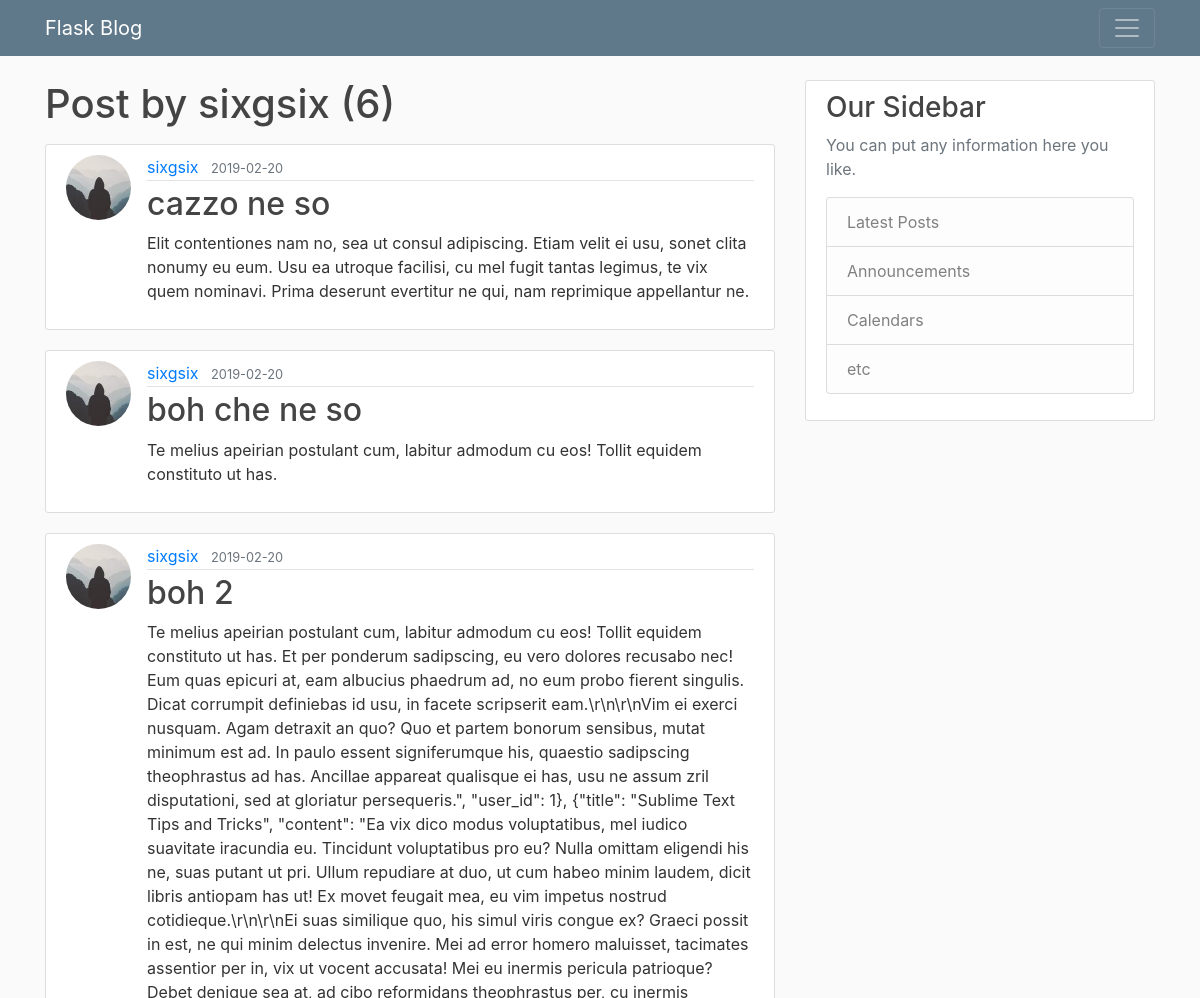
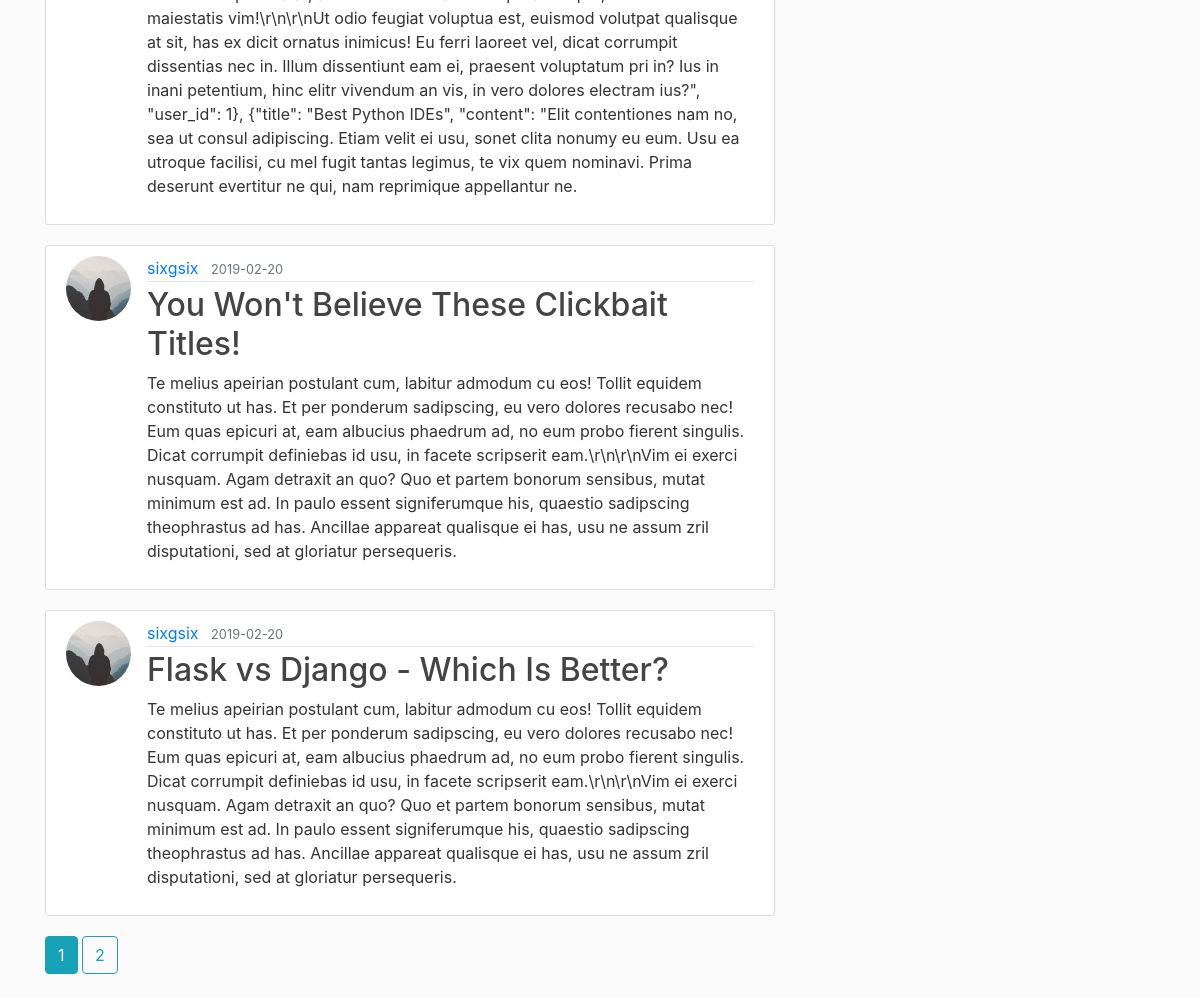
Screenshot of /user/sixgsix with the database file from the repository (2 pictures, top to bottom).
### flask_blog/models.py (models this page shows, shortened)
class User(db.Model, UserMixin):
    id = db.Column(db.Integer, primary_key=True)
    username = db.Column(db.String(20), unique=True, nullable=False)
    email = db.Column(db.String(120), unique=True, nullable=False)
    image_file = db.Column(db.String(20), nullable=False, default='default.jpg')
    password = db.Column(db.String(60), nullable=False)
    posts = db.relationship('Post', backref='author', lazy=True)

class Post(db.Model, UserMixin):
    id = db.Column(db.Integer, primary_key=True)
    title = db.Column(db.String(100), nullable=False)
    date_posted = db.Column(db.DateTime, nullable=False, default=datetime.utcnow)
    content = db.Column(db.Text, nullable=False)
    user_id = db.Column(db.Integer, db.ForeignKey('user.id'), nullable=False)

### flask_blog/users/routes.py (the view)
@users.route('/user/<string:username>')
def user_posts(username):
    page = request.args.get('page', 1, type=int)
    user = User.query.filter_by(username=username).first_or_404()
    posts = Post.query.filter_by(author=user)\
        .order_by(Post.date_posted.desc())\
        .paginate(page=page, per_page=5)
    return render_template('user_post.html', posts=posts, user=user)

### flask_blog/templates/user_post.html
{% extends "layout.html" %}
{% block content %}
    <h1 class="mb-3">Post by {{user.username}} ({{posts.total}})</h1>
    {% for post in posts.items %}
        <article class="media content-section">
            <img class="rounded-circle article-img" src="{{ url_for('static', filename='profile_pics/' + post.author.image_file) }}"/>
            <div class="media-body">
              <div class="article-metadata">
                <a class="mr-2" href="{{url_for('users.user_posts', username=post.author.username)}}">{{ post.author.username }}</a>
                <small class="text-muted">{{ post.date_posted.strftime('%Y-%m-%d') }}</small>
              </div>
              <h2><a class="article-title" href="{{ url_for('posts.post', post_id=post.id) }}">{{ post.title }}</a></h2>
              <p class="article-content">{{ post.content }}</p>
            </div>
        </article>
    {% endfor %}
    {% for page_num in posts.iter_pages(left_edge=1, right_edge=1, left_current=1, right_current=2) %}
        {% if page_num %}
            {% if posts.page == page_num %}
                <a class="btn btn-info mb-4" href="{{ url_for('users.user_posts', page=page_num, username=user.username) }}">{{ page_num }}</a>
            {% else %}
                <a class="btn btn-outline-info mb-4" href="{{ url_for('users.user_posts', page=page_num, username=user.username) }}">{{ page_num }}</a>
            {% endif %}
        {% else %}
            . . .
        {% endif %}
        {% endfor %}
{% endblock content %}

### flask_blog/static/main.css (style rules this page uses)
body { background: #fafafa; color: #333333; margin-top: 5rem; }
h1, h2, h3, h4, h5, h6 { color: #444444; }
.content-section { background: #ffffff; padding: 10px 20px; border: 1px solid #dddddd; border-radius: 3px; margin-bottom: 20px; }
.article-title { color: #444444; }
.article-content { white-space: pre-line; }
.article-img { height: 65px; width: 65px; margin-right: 16px; }
.article-metadata { padding-bottom: 1px; margin-bottom: 4px; border-bottom: 1px solid #e3e3e3 }

### rows the page displays
User: username "sixgsix"
Post: image_file (picture), author.username "sixgsix", date_posted "2019-02-20", title "cazzo ne so", content "Elit contentiones nam no, sea ut consul adipiscing. Etiam velit ei usu, sonet clita nonumy eu eum. Usu ea utroque facilisi, cu mel fugit tantas legimus, te vix quem nominavi. Prima deserunt evertitur ne qui, nam reprimique appellantur ne."
Post: image_file (picture), author.username "sixgsix", date_posted "2019-02-20", title "boh che ne so", content "Te melius apeirian postulant cum, labitur admodum cu eos! Tollit equidem constituto ut has."
Post: image_file (picture), author.username "sixgsix", date_posted "2019-02-20", title "boh 2", content "Te melius apeirian postulant cum, labitur admodum cu eos! Tollit equidem constituto ut has. Et per ponderum sadipscing, eu vero dolores recusabo nec! Eum quas epicuri at, eam albucius phaedrum ad, no eum probo fierent singulis. Dicat corrumpit definiebas id usu, in facete scripserit eam.\\r\\n\\r\\nVim ei exerci nusquam. Agam detraxit an quo? Quo et partem bonorum sensibus, mutat minimum est ad. In paulo essent signiferumque his, quaestio sadipscing theophrastus ad has. Ancillae appareat qualisque ei has, usu ne assum zril disputationi, sed at gloriatur persequeris.\", \"user_id\": 1}, {\"title\": \"Sublime Text Tips and Tricks\", \"content\": \"Ea vix dico modus voluptatibus, mel iudico suavitate…"
Post: image_file (picture), author.username "sixgsix", date_posted "2019-02-20", title "You Won't Believe These Clickbait Titles!", content "Te melius apeirian postulant cum, labitur admodum cu eos! Tollit equidem constituto ut has. Et per ponderum sadipscing, eu vero dolores recusabo nec! Eum quas epicuri at, eam albucius phaedrum ad, no eum probo fierent singulis. Dicat corrumpit definiebas id usu, in facete scripserit eam.\\r\\n\\r\\nVim ei exerci nusquam. Agam detraxit an quo? Quo et partem bonorum sensibus, mutat minimum est ad. In paulo essent signiferumque his, quaestio sadipscing theophrastus ad has. Ancillae appareat qualisque ei has, usu ne assum zril disputationi, sed at gloriatur persequeris."
Post: image_file (picture), author.username "sixgsix", date_posted "2019-02-20", title "Flask vs Django - Which Is Better?", content "Te melius apeirian postulant cum, labitur admodum cu eos! Tollit equidem constituto ut has. Et per ponderum sadipscing, eu vero dolores recusabo nec! Eum quas epicuri at, eam albucius phaedrum ad, no eum probo fierent singulis. Dicat corrumpit definiebas id usu, in facete scripserit eam.\\r\\n\\r\\nVim ei exerci nusquam. Agam detraxit an quo? Quo et partem bonorum sensibus, mutat minimum est ad. In paulo essent signiferumque his, quaestio sadipscing theophrastus ad has. Ancillae appareat qualisque ei has, usu ne assum zril disputationi, sed at gloriatur persequeris."

### other values shown
{{ posts.total }} "6"
{{ page_num }} "1"
{{ page_num }} "2"
